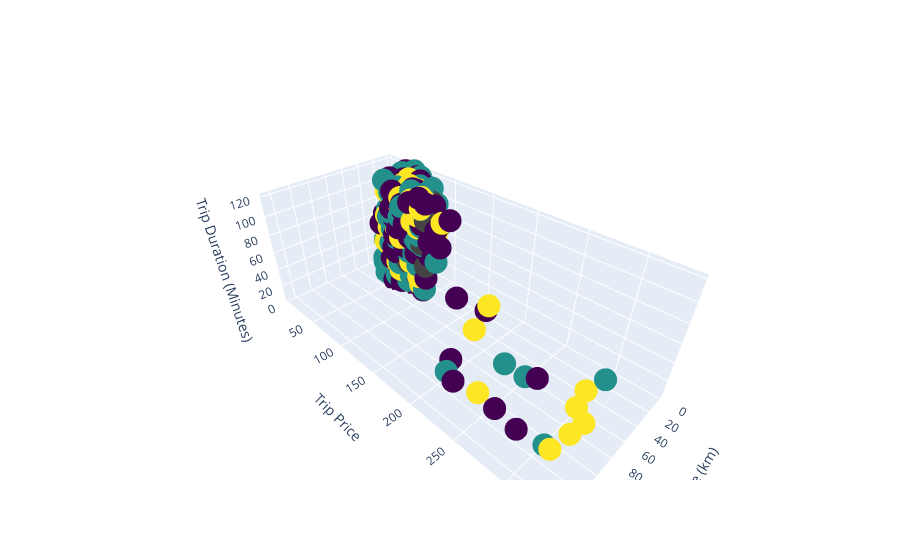

Here is the notebook cell this chart was saved with:
### Code cell
import plotly.graph_objects as go

# Map the traffic conditions to numerical values
color_map = {'Low': 1, 'Medium': 2, 'High': 3}
df['Traffic_Conditions_num'] = df['Traffic_Conditions'].map(color_map)

# Create the 3D scatter plot
fig = go.Figure(data=[go.Scatter3d(
    x=df['Trip_Distance_km'],
    y=df['Trip_Price'],
    z=df['Trip_Duration_Minutes'],
    mode='markers',
    marker=dict(color=df['Traffic_Conditions_num'], colorscale='Viridis')
)])

fig.update_layout(scene=dict(
    xaxis_title='Trip Distance (km)',
    yaxis_title='Trip Price',
    zaxis_title='Trip Duration (Minutes)'
))

### Figure 1 — Plotly figure (JSON) as saved in the notebook; plotly's stock layout.template omitted (floating-point values rounded to 4 significant figures; data arrays with more than 128 entries replaced by an {"elided": "..."} marker saying what was removed)
{"data": [{"marker": {"color": {"elided": "1000 float values"}, "colorscale": [[0, "#440154"], [0.1111, "#482878"], [0.2222, "#3e4989"], [0.3333, "#31688e"], [0.4444, "#26828e"], [0.5556, "#1f9e89"], [0.6667, "#35b779"], [0.7778, "#6ece58"], [0.8889, "#b5de2b"], [1, "#fde725"]]}, "mode": "markers", "type": "scatter3d", "x": {"elided": "1000 float values"}, "y": {"elided": "1000 float values"}, "z": {"elided": "1000 float values"}}], "layout": {"scene": {"xaxis": {"title": {"text": "Trip Distance (km)"}}, "yaxis": {"title": {"text": "Trip Price"}}, "zaxis": {"title": {"text": "Trip Duration (Minutes)"}}}}}
